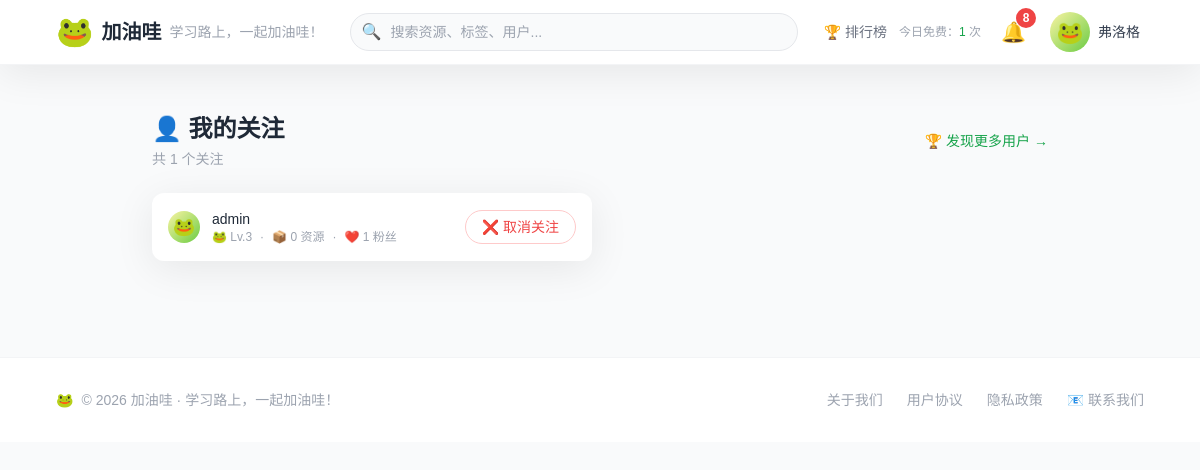
Page /my-follows/ (signed in) on the committed database.
### users/models.py (models this page shows, shortened)
class User(AbstractUser):
    avatar = models.URLField(
        max_length=500,
        blank=True,
        null=True,
        help_text="用户自定义头像URL，为空则显示默认青蛙头像"
    )
    oil_balance = models.IntegerField(default=0, help_text="油滴余额")
    level = models.IntegerField(default=1, help_text="成长等级")
    exp = models.IntegerField(default=0, help_text="当前等级经验值")
    level_title = models.CharField(max_length=50, blank=True, default="小蝌蚪", help_text="等级称号")
    has_used_free_trial = models.BooleanField(default=False, help_text="是否已使用首次免费下载")
    invited_by = models.ForeignKey(
        'self',
        null=True,
        blank=True,
        on_delete=models.SET_NULL,
        help_text="邀请人"
    )
    daily_login_date = models.DateField(null=True, blank=True, help_text="最近一次登录日期（用于每日奖励去重）")
    is_banned = models.BooleanField(default=False, help_text="是否被封禁")
    daily_free_downloads = models.IntegerField(
        default=0,
        verbose_name="今日已用免费下载次数"
    )
    last_free_date = models.DateField(
        null=True,
        blank=True,
        verbose_name="上次免费下载日期"
    )
    class Meta:
        db_table = 'users_user'
        verbose_name = '用户'
        verbose_name_plural = '用户'

class Follow(models.Model):
    follower = models.ForeignKey(
        User,
        on_delete=models.CASCADE,
        related_name='following_set',
        verbose_name='关注者'
    )
    following = models.ForeignKey(
        User,
        on_delete=models.CASCADE,
        related_name='follower_set',
        verbose_name='被关注者'
    )
    created_at = models.DateTimeField(auto_now_add=True, verbose_name='关注时间')
    class Meta:
        db_table = 'users_follow'
        unique_together = ['follower', 'following']
        verbose_name = '关注关系'
        verbose_name_plural = '关注关系'

### users/views.py (the view)
# urls.py: path('my-follows/', views.my_follows_view, name='my_follows'),
@login_required
def my_follows_view(request):
    follows = Follow.objects.filter(follower=request.user).select_related('following').order_by('-created_at')
    paginator = Paginator(follows, 20)
    page = request.GET.get('page', 1)
    follows_page = paginator.get_page(page)
    return render(request, 'users/my_follows.html', {'follows': follows_page})

### templates/users/my_follows.html (shortened to what this page needs)
{% extends 'base.html' %}
{% load static %}
{% block content %}
<div class="max-w-4xl mx-auto py-6">
    <div class="flex items-center justify-between mb-6">
        <div>
            <h1 class="text-2xl font-bold text-gray-800">👤 我的关注</h1>
            <p class="text-sm text-gray-400 mt-1">共 {{ follows.paginator.count }} 个关注</p>
        </div>
        <a href="{% url 'ranking' %}" class="text-sm text-green-600 hover:text-green-700">
            🏆 发现更多用户 →
        </a>
    </div>
    {% if follows %}
    <div class="grid grid-cols-1 md:grid-cols-2 gap-4">
        {% for follow in follows %}
        <div class="bg-white rounded-xl card-shadow p-4 flex items-center justify-between hover:shadow-lg transition frog-hover">
            <div class="flex items-center space-x-3 min-w-0">
                <span class="avatar-frog avatar-frog-sm flex-shrink-0">🐸</span>
                <div class="min-w-0">
                    <div class="font-medium text-gray-800 text-sm">
                        {{ follow.following.first_name|default:follow.following.username }}
                    </div>
                    <div class="flex items-center space-x-2 text-xs text-gray-400">
                        <span>🐸 Lv.{{ follow.following.level }}</span>
                        <span>·</span>
                        <span>📦 {{ follow.following.resource_count|default:0 }} 资源</span>
                        <span>·</span>
                        <span>❤️ {{ follow.following.follower_set.count }} 粉丝</span>
                    </div>
                </div>
            </div>
            <button onclick="unfollow({{ follow.following.id }})"
                    class="text-sm px-4 py-1.5 rounded-full border border-red-200 text-red-500 hover:bg-red-50 hover:border-red-300 transition flex-shrink-0">
                ❌ 取消关注
            </button>
        </div>
        {% endfor %}
    </div>
    {% endif %}
</div>
{% endblock %}

### templates/base.html (shortened to what this page needs)
<!DOCTYPE html>
<html lang="zh-CN">
<head>
    <script src="https://cdn.tailwindcss.com"></script>
</head>
<body x-data="{ mobileMenu: false, notificationOpen: false, userMenuOpen: false }" class="bg-gray-50">
    <nav class="bg-white border-b border-gray-100 sticky top-0 z-50 card-shadow">
        <div class="max-w-6xl mx-auto px-4 sm:px-6 lg:px-8">
            <div class="flex justify-between items-center h-16">
                <a href="/" class="flex items-center space-x-2 flex-shrink-0">
                    <span class="text-3xl">🐸</span>
                    <span class="text-xl font-bold text-gray-800">加油哇</span>
                    <span class="hidden sm:inline text-sm text-gray-400">学习路上，一起加油哇！</span>
                </a>
                <div class="flex-1 max-w-md mx-4 hidden md:block">
                    <form action="/search/" method="GET" class="relative">
                        <input type="text" name="q" placeholder="搜索资源、标签、用户..."
                               class="w-full pl-10 pr-4 py-2 border border-gray-200 rounded-full bg-gray-50 focus:bg-white focus:border-green-400 focus:outline-none transition-all text-sm">
                        <span class="absolute left-3 top-1/2 -translate-y-1/2 text-gray-400">🔍</span>
                    </form>
                </div>
                <div class="flex items-center space-x-3">
                    {% if user.is_authenticated %}
						<a href="{% url 'ranking' %}" class="text-gray-500 hover:text-green-600 transition text-sm font-medium">
							🏆 排行榜
						</a>
						{% if user.is_authenticated %}
						<div class="text-xs text-gray-400 hidden md:block">
							{% if user.last_free_date|date:"Y-m-d" != today %}
								{% with free_left=1 %}
									今日免费：<span class="text-green-600 font-medium">1</span> 次
								{% endwith %}
							{% else %}
								{% with free_left=1|add:user.daily_free_downloads|add:-1 %}
									今日免费：<span class="{% if free_left > 0 %}text-green-600{% else %}text-gray-400{% endif %} font-medium">
										{{ free_left }}
									</span> 次
								{% endwith %}
							{% endif %}
						</div>
						{% endif %}
						<div x-data="{ open: false }" class="relative">
							<button @click="open = !open"
									@click.away="open = false"
									class="relative p-2 rounded-full hover:bg-gray-100 transition">
								<span class="text-xl">🔔</span>
								{% if unread_count > 0 %}
								<span class="absolute -top-0.5 -right-0.5 bg-red-500 text-white text-xs rounded-full w-5 h-5 flex items-center justify-center font-bold">
									{{ unread_count }}
								</span>
								{% endif %}
							</button>
						</div>
						<div x-data="{ open: false }" class="relative">
							<button @click="open = !open"
									@click.away="open = false"
									class="flex items-center space-x-2 p-1 rounded-full hover:bg-gray-100 transition">
								<span class="avatar-frog">🐸</span>
								<span class="text-sm font-medium text-gray-700 hidden sm:block">{{ user.first_name|default:user.username }}</span>
							</button>
						</div>
                    {% else %}
                        <a href="{% url 'users:login' %}" class="text-gray-600 hover:text-green-600 text-sm font-medium">登录</a>
                        <a href="{% url 'users:register' %}" class="btn-primary text-sm py-2 px-4">免费注册</a>
                    {% endif %}
                </div>
            </div>
        </div>
    </nav>
    <main class="max-w-6xl mx-auto px-4 sm:px-6 lg:px-8 py-6">
        {% block content %}{% endblock %}
    </main>
    <footer class="bg-white border-t border-gray-100 mt-12">
        <div class="max-w-6xl mx-auto px-4 sm:px-6 lg:px-8 py-8">
            <div class="flex flex-col sm:flex-row justify-between items-center text-sm text-gray-400">
                <div class="flex items-center space-x-2">
                    <span>🐸</span>
                    <span>© 2026 加油哇 · 学习路上，一起加油哇！</span>
                </div>
                <div class="flex space-x-6 mt-4 sm:mt-0">
                    <a href="#" class="hover:text-green-600">关于我们</a>
                    <a href="#" class="hover:text-green-600">用户协议</a>
                    <a href="#" class="hover:text-green-600">隐私政策</a>
					<a href="{% url 'contact:create' %}" class="hover:text-green-600">📧 联系我们</a>
                </div>
            </div>
        </div>
    </footer>
</body>
</html>

### templates/base.html (style rules this page uses)
* { font-family: 'Noto Sans SC', sans-serif; }
.avatar-frog { display: inline-flex; align-items: center; justify-content: center; width: 40px; height: 40px; border-radius: 50%; background: linear-gradient(135deg, #f9f4a3, #6ccc44); font-size: 22px; flex-shrink: 0; }
.avatar-frog-sm { width: 32px; height: 32px; font-size: 18px; }
.card-shadow { box-shadow: 0 8px 40px rgba(0, 0, 0, 0.08); }

### rows in the picture
User: first_name "弗洛格"
Follow: following.first_name "admin", following.level "3", following.resource_count "0", following.follower_set.count "1"

### other values in the picture
{{ unread_count }} "8"
{{ follows.paginator.count }} "1"
